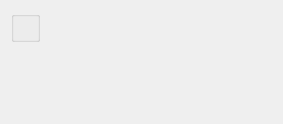
<?xml version="1.0" encoding="UTF-8"?>
<ui version="4.0">
 <comment>This file is part of the xTuple ERP: PostBooks Edition, a free and
open source Enterprise Resource Planning software suite,
Copyright (c) 1999-2010 by OpenMFG LLC, d/b/a xTuple.
It is licensed to you under the Common Public Attribution License
version 1.0, the full text of which (including xTuple-specific Exhibits)
is available at www.xtuple.com/CPAL.  By using this software, you agree
to be bound by its terms.</comment>
 <class>dspCapacityUOMsByParameter</class>
 <widget class="QWidget" name="dspCapacityUOMsByParameter">
  <property name="geometry">
   <rect>
    <x>0</x>
    <y>0</y>
    <width>283</width>
    <height>124</height>
   </rect>
  </property>
  <property name="windowTitle">
   <string>Capacity UOMs by Class Code</string>
  </property>
  <layout class="QHBoxLayout" name="horizontalLayout">
   <item>
    <layout class="QVBoxLayout" name="verticalLayout">
     <item>
      <widget class="ParameterGroup" name="_parameter">
       <property name="title">
        <string/>
       </property>
       <property name="fixedSize">
        <bool>false</bool>
       </property>
      </widget>
     </item>
     <item>
      <spacer name="Spacer89">
       <property name="orientation">
        <enum>Qt::Vertical</enum>
       </property>
       <property name="sizeType">
        <enum>QSizePolicy::Expanding</enum>
       </property>
       <property name="sizeHint" stdset="0">
        <size>
         <width>20</width>
         <height>0</height>
        </size>
       </property>
      </spacer>
     </item>
    </layout>
   </item>
   <item>
    <spacer name="horizontalSpacer">
     <property name="orientation">
      <enum>Qt::Horizontal</enum>
     </property>
     <property name="sizeHint" stdset="0">
      <size>
       <width>0</width>
       <height>20</height>
      </size>
     </property>
    </spacer>
   </item>
  </layout>
 </widget>
 <layoutdefault spacing="6" margin="11"/>
 <pixmapfunction>qPixmapFromMimeSource</pixmapfunction>
 <customwidgets>
  <customwidget>
   <class>ParameterGroup</class>
   <extends>QGroupBox</extends>
   <header>parametergroup.h</header>
  </customwidget>
 </customwidgets>
 <tabstops>
  <tabstop>_paremeter</tabstop>
 </tabstops>
 <resources/>
 <connections/>
</ui>
